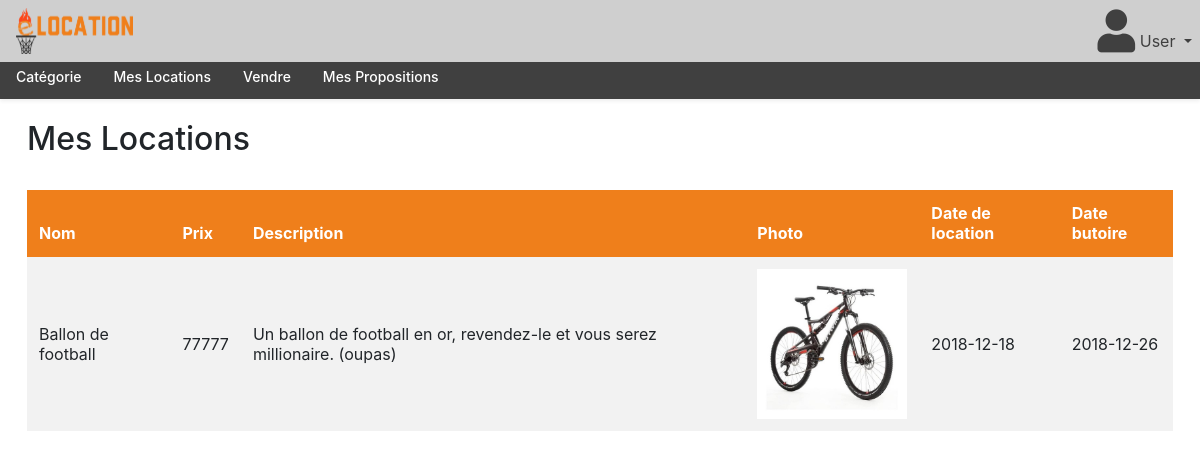
The app's page /index.php?page=accueil&rub=loc (signed in) with its own data.
### tables this page shows
CREATE TABLE `article` (
  `id` int(11) NOT NULL,
  `nom` varchar(45) NOT NULL,
  `description` text NOT NULL,
  `prix_journee` int(11) NOT NULL,
  `lien_photo` varchar(200) NOT NULL,
  `statut` enum('dispo','loue','reserve') NOT NULL DEFAULT 'dispo',
  `etat` enum('neuf','abime') NOT NULL DEFAULT 'neuf'
);

CREATE TABLE `louer` (
  `id` int(11) NOT NULL,
  `date_location` date NOT NULL,
  `date_butoire` date NOT NULL,
  `date_reelle` date DEFAULT NULL,
  `note` int(11) DEFAULT NULL,
  `commentaire` text,
  `action_id` int(11) NOT NULL,
  `point_relais_id` int(11) NOT NULL
);

### models/requete.php (called while the page is built, shortened)
        </script>    <?php
function affichage_location() {
    include('models/db_connect.php');
    $affichage_location = $bdd->query("SELECT article.nom as Nom, article.prix_journee as Prix, article.lien_photo as Photo, article.description as Description, louer.date_location as Date_de_location, louer.date_butoire as Date_butoire FROM article JOIN action ON article.id = action.article_id JOIN louer ON action.id = louer.action_id JOIN utilisateur ON action.utilisateur_id = utilisateur.id WHERE utilisateur.id = ".$_SESSION['id']." AND louer.date_reelle IS NULL ");
    return($affichage_location);
}
?>

### views/template/mes_locations.php (the view)
<div class="container" style="max-width: 98%;margin-top: 5%">
  <br><h2>Mes Locations</h2><br>
    <table class="table table-striped table-hover" style="align-center: auto;">
        <thead class="thead-dark">
            <tr>
                <th scope="col">Nom</th>
                <th scope="col">Prix</th>
                <th scope="col">Description</th>
                <th scope="col">Photo</th>
                <th scope="col">Date de location</th>
                <th scope="col">Date butoire</th>
            </tr>
        </thead>
        <tbody>
        <?php
    while($donneesAffichage = $affichage_location->fetch()){
        ?>
            <tr><td><?php echo $donneesAffichage['Nom']; ?></td>
            <td><?php echo $donneesAffichage['Prix']; ?></td>
            <td><?php echo $donneesAffichage['Description']; ?></td>
            <td><img src="views/template/vbtwin1.jpg" style="width: 150px;height: 150px;"></td>
            <td><?php echo $donneesAffichage['Date_de_location']; ?></td>
            <td><?php echo $donneesAffichage['Date_butoire']; ?></td>
            </tr>
            <?php
    }
    ?>
        </tbody>
    </table>
</div>

### views/librairies/offcanvas.css (style rules this page uses)
body { padding-top: 3%; }

### records on screen
article: nom "Ballon de football", prix_journee "77777", description "Un ballon de football en or, revendez-le et vous serez millionaire. (oupas)", louer.date_location "2018-12-18", louer.date_butoire "2018-12-26"

### other values on screen
$_SESSION['pseudo'] "User"
$value "Catégorie"
$value "Mes Locations"
$value "Vendre"
$value "Mes Propositions"
